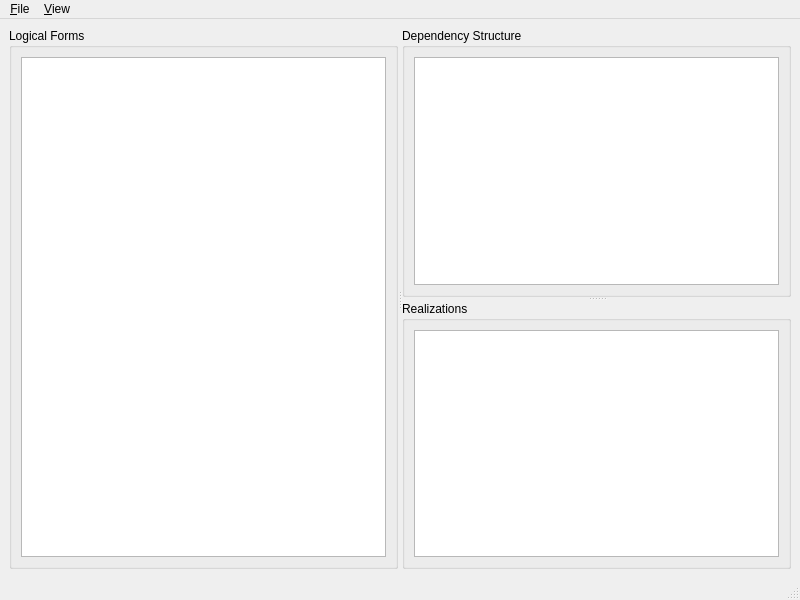
<?xml version="1.0" encoding="UTF-8"?>
<ui version="4.0">
 <class>AnnotateMainWindow</class>
 <widget class="QMainWindow" name="AnnotateMainWindow">
  <property name="geometry">
   <rect>
    <x>0</x>
    <y>0</y>
    <width>800</width>
    <height>600</height>
   </rect>
  </property>
  <property name="windowTitle">
   <string>Fluency Annotation</string>
  </property>
  <widget class="QWidget" name="centralwidget">
   <layout class="QVBoxLayout" name="verticalLayout_4">
    <item>
     <widget class="QSplitter" name="splitter_2">
      <property name="orientation">
       <enum>Qt::Horizontal</enum>
      </property>
      <widget class="QGroupBox" name="groupBox">
       <property name="title">
        <string>Logical Forms</string>
       </property>
       <layout class="QVBoxLayout" name="verticalLayout">
        <item>
         <widget class="QListWidget" name="lfListWidget"/>
        </item>
       </layout>
      </widget>
      <widget class="QSplitter" name="splitter">
       <property name="orientation">
        <enum>Qt::Vertical</enum>
       </property>
       <widget class="QGroupBox" name="groupBox_2">
        <property name="title">
         <string>Dependency Structure</string>
        </property>
        <layout class="QVBoxLayout" name="verticalLayout_2">
         <item>
          <widget class="QGraphicsView" name="structureGraphicsView"/>
         </item>
        </layout>
       </widget>
       <widget class="QGroupBox" name="groupBox_3">
        <property name="title">
         <string>Realizations</string>
        </property>
        <layout class="QVBoxLayout" name="verticalLayout_3">
         <item>
          <widget class="QListView" name="realizationsListView"/>
         </item>
        </layout>
       </widget>
      </widget>
     </widget>
    </item>
   </layout>
  </widget>
  <widget class="QMenuBar" name="menubar">
   <property name="geometry">
    <rect>
     <x>0</x>
     <y>0</y>
     <width>800</width>
     <height>23</height>
    </rect>
   </property>
   <widget class="QMenu" name="menu_File">
    <property name="title">
     <string>&amp;File</string>
    </property>
    <addaction name="action_Quit"/>
   </widget>
   <widget class="QMenu" name="menu_View">
    <property name="title">
     <string>&amp;View</string>
    </property>
    <addaction name="zoomInAction"/>
    <addaction name="zoomOutAction"/>
   </widget>
   <addaction name="menu_File"/>
   <addaction name="menu_View"/>
  </widget>
  <widget class="QStatusBar" name="statusbar"/>
  <action name="action_Quit">
   <property name="text">
    <string>&amp;Quit</string>
   </property>
   <property name="shortcut">
    <string>Ctrl+Q</string>
   </property>
  </action>
  <action name="zoomInAction">
   <property name="text">
    <string>&amp;Zoom in</string>
   </property>
   <property name="shortcut">
    <string>Ctrl++</string>
   </property>
  </action>
  <action name="zoomOutAction">
   <property name="text">
    <string>Zoom &amp;out</string>
   </property>
   <property name="shortcut">
    <string>Ctrl+-</string>
   </property>
  </action>
 </widget>
 <resources/>
 <connections>
  <connection>
   <sender>action_Quit</sender>
   <signal>triggered()</signal>
   <receiver>AnnotateMainWindow</receiver>
   <slot>close()</slot>
   <hints>
    <hint type="sourcelabel">
     <x>-1</x>
     <y>-1</y>
    </hint>
    <hint type="destinationlabel">
     <x>399</x>
     <y>299</y>
    </hint>
   </hints>
  </connection>
 </connections>
</ui>
